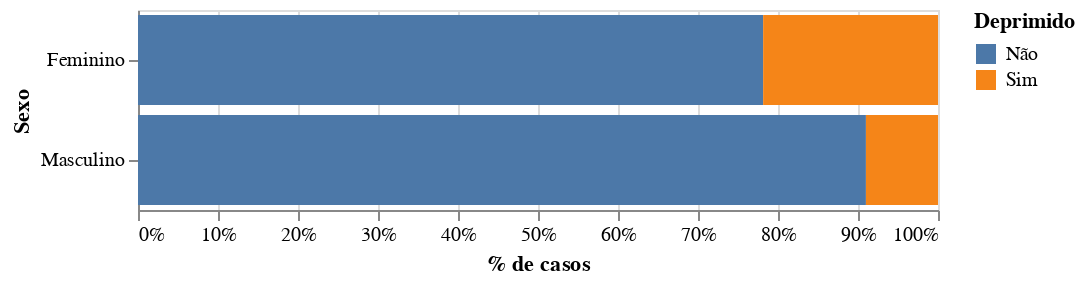

Source (notebook cell):
### Code cell
#Quantidade de pessoas deprimidas por sexo - ROPORCIONAL

alt.Chart(df).mark_bar().encode(
    x=alt.X('count(cases)', stack="normalize", title='% de casos'),
    y=alt.Y('sex:N',title='Sexo'),
    color=alt.Color('cases:N',title='Deprimido'),
    tooltip=['count(cases)','sex']
).properties(
    width=400,
    height=100)

### Figure 1 — Vega-Lite specification as saved in the notebook (floating-point values rounded to 4 significant figures; data arrays with more than 128 entries replaced by an {"elided": "..."} marker saying what was removed)
{"config": {"view": {"continuousWidth": 400, "continuousHeight": 300}}, "data": {"name": "data-06409d8ff8c2ee05e2614cd49525f90d"}, "mark": "bar", "encoding": {"color": {"type": "nominal", "field": "cases", "title": "Deprimido"}, "tooltip": [{"type": "nominal", "aggregate": "count", "field": "cases"}, {"type": "nominal", "field": "sex"}], "x": {"type": "nominal", "aggregate": "count", "field": "cases", "stack": "normalize", "title": "% de casos"}, "y": {"type": "nominal", "field": "sex", "title": "Sexo"}}, "height": 100, "width": 400, "$schema": "https://vega.github.io/schema/vega-lite/v4.8.1.json", "datasets": {"data-06409d8ff8c2ee05e2614cd49525f90d": {"elided": "294 records"}}}
